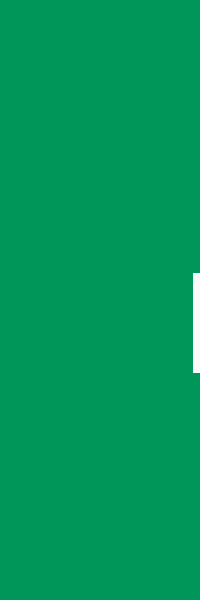
Frame 1 (no input)
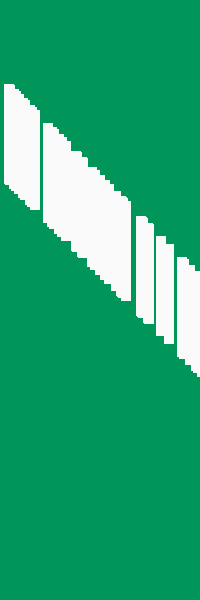
Frame 60 (the mouse pressed at the canvas centre just before this capture)
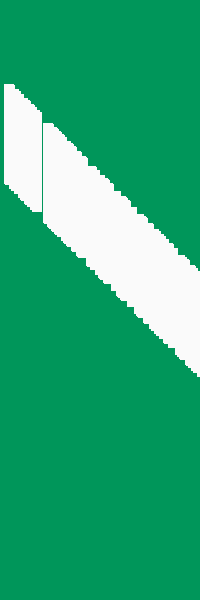
Frame 120 (the mouse held since frame 60 and released just before this capture)

The Processing sketch that drew these frames (run headless with seeded random() and noise(); from frame 60 on, the mouse is pressed at the canvas centre):

// Processing sketch: sketch_20_1
// ── sketch_20_1.pde
void setup() { 
  size(200,600); 
  background (0,150,90);
  fill(250); 
  noStroke();
  frameRate (10);
}
void draw() {
  int randomPos = int(random(300.0)); 
  rect(randomPos,randomPos+ 80,10,100);
}
